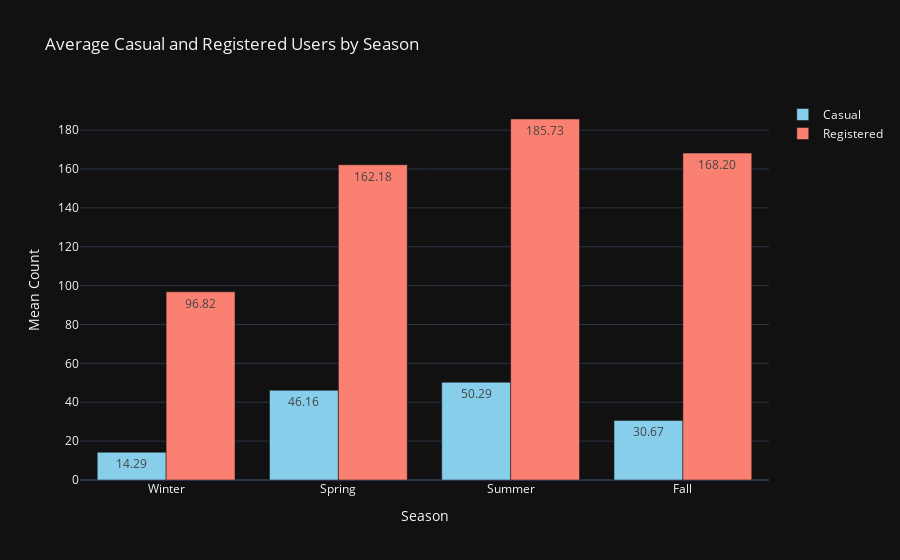
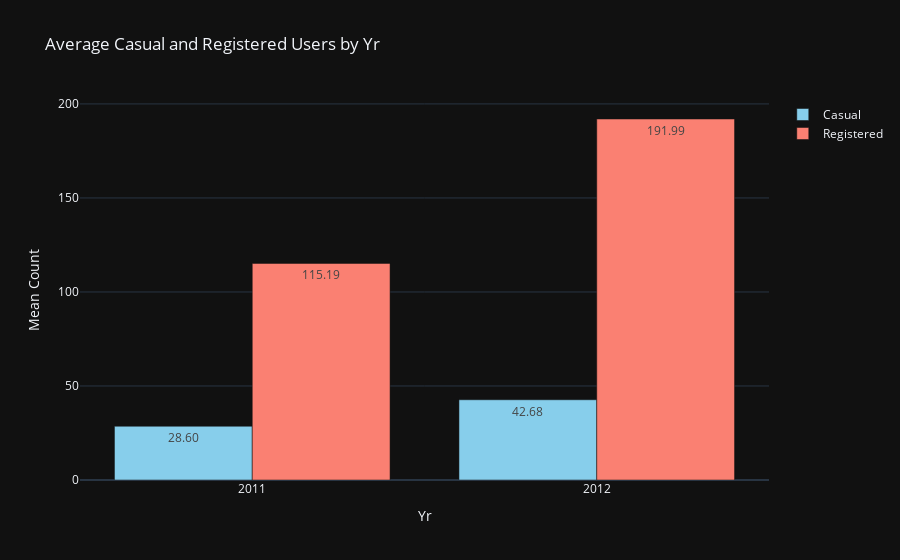
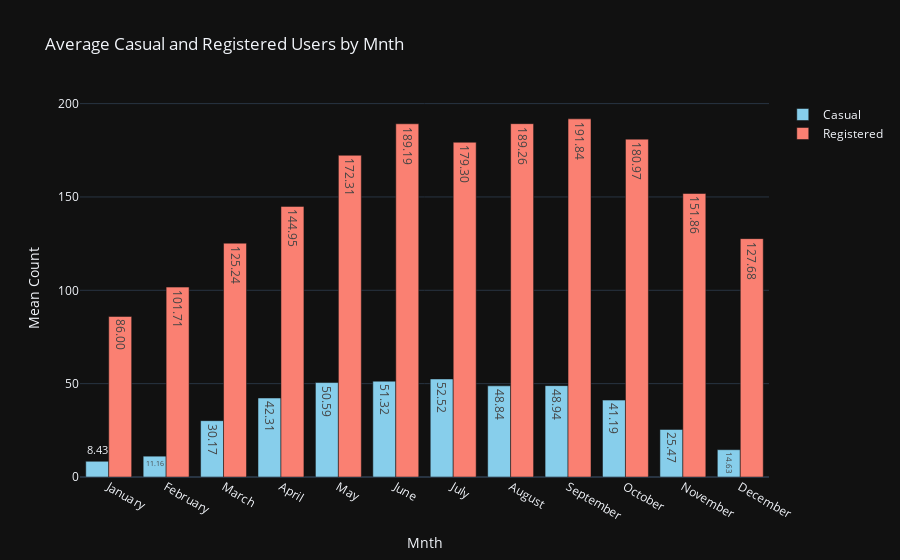
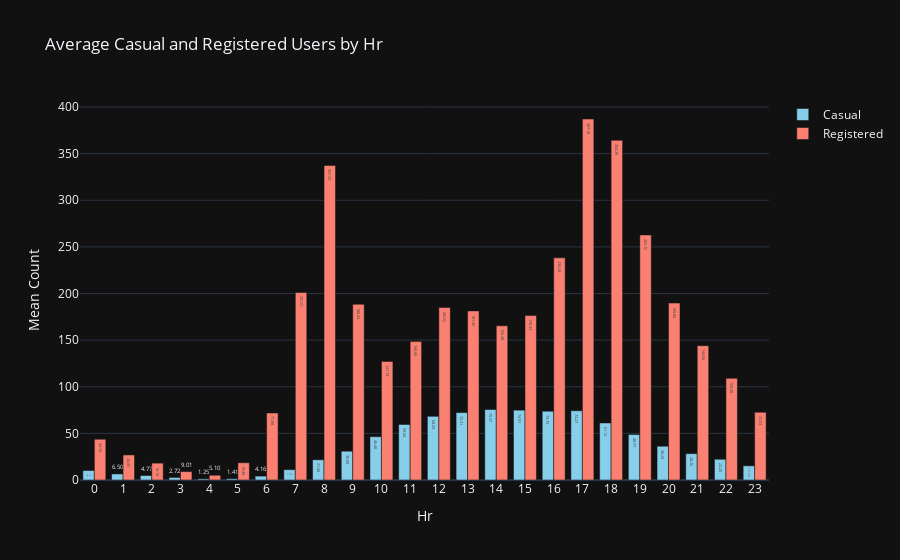

The notebook cell saved with these charts, in order:
### Markdown cell above
### Code Explanation: Season and Feature Mappings

The code snippet provided is used for creating visualizations of average casual and registered bike rentals based on various categorical features. 

1. **Label Mappings**:
    - A dictionary `label_mappings` is defined to map numerical values of categorical features to their corresponding labels. This helps in making the plots more readable by displaying meaningful labels instead of numerical codes.
    - Example mappings include:
      - `season`: Maps 1 to 'Winter', 2 to 'Spring', etc.
      - `mnth`: Maps 1 to 'January', 2 to 'February', etc.
      - `weathersit`: Maps 1 to 'Clear / Partly Cloudy', 2 to 'Clouds / Mist', etc.
      - Other mappings include `yr`, `holiday`, `workingday`, and `weekday`.

2. **Columns to Plot**:
    - A list `columns_to_plot` is defined, containing the names of the columns for which bar charts will be created. These columns represent different categorical features in the dataset.

3. **Loop to Create Bar Charts**:
    - The code loops through each column in `columns_to_plot`.
    - For each column, it calculates the mean values of `casual` and `registered` rentals grouped by the column.
    - It then creates a bar chart using Plotly, with bars representing the average number of casual and registered rentals.
    - The x-axis labels are updated using the `label_mappings` dictionary to display meaningful labels.
    - The resulting bar charts are displayed using `fig.show()`.

This code helps in visualizing how different categorical features affect the average number of casual and registered bike rentals.

### Code cell
# Season and feature mappings
label_mappings = {
    'season': {1: 'Winter', 2: 'Spring', 3: 'Summer', 4: 'Fall'},
    'mnth': {1: 'January', 2: 'February', 3: 'March', 4: 'April', 5: 'May', 6: 'June', 7: 'July', 8: 'August', 9: 'September', 10: 'October', 11: 'November', 12: 'December'},
    'weathersit': {1: 'Clear / Partly Cloudy', 2: 'Clouds / Mist', 3: 'Light rain / snow', 4: 'Heavy rain / snow / thunderstorm'},
    'yr': {0: '2011', 1: '2012'},
    'holiday': {0: 'Non-holidays', 1: 'Holidays'},
    'workingday': {0: 'Non-workdays', 1: 'Workdays'},
    'weekday': {0: 'Weekends', 1: 'Weekdays'}
}

# Columns to plot
columns_to_plot = ['season', 'yr', 'mnth', 'hr', 'holiday', 'weekday', 'workingday', 'weathersit']

# Loop through columns to create bar charts
for col in columns_to_plot:
    group_means = data.groupby(col)[['casual', 'registered']].mean().reset_index()

    # Format numbers for labels
    casual_text = [f"{val:.2f}" for val in group_means['casual']]
    registered_text = [f"{val:.2f}" for val in group_means['registered']]

    fig = go.Figure()

    # Add bars for casual and registered users
    fig.add_trace(go.Bar(x=group_means[col], y=group_means['casual'], name='Casual', marker_color='skyblue', text=casual_text, textposition='auto'))
    fig.add_trace(go.Bar(x=group_means[col], y=group_means['registered'], name='Registered', marker_color='salmon', text=registered_text, textposition='auto'))

    # Layout and axis labels
    fig.update_layout(title=f"Average Casual and Registered Users by {col.capitalize()}", xaxis_title=col.capitalize(), yaxis_title="Mean Count", template='plotly_dark', showlegend=True)

    # Update x-axis labels
    if col in label_mappings:
        labels = label_mappings[col]
        fig.update_xaxes(tickvals=list(labels.keys()), ticktext=list(labels.values()))
    elif col == 'hr':
        fig.update_xaxes(tickmode='linear', tickvals=list(range(0, 24)))

    fig.show()

### Figure 1 — Plotly figure (JSON) as saved in the notebook; plotly's stock layout.template omitted (floating-point values rounded to 4 significant figures)
{"data": [{"marker": {"color": "skyblue"}, "name": "Casual", "text": ["14.29", "46.16", "50.29", "30.67"], "textposition": "auto", "type": "bar", "x": [1, 2, 3, 4], "y": [14.29, 46.16, 50.29, 30.67]}, {"marker": {"color": "salmon"}, "name": "Registered", "text": ["96.82", "162.18", "185.73", "168.20"], "textposition": "auto", "type": "bar", "x": [1, 2, 3, 4], "y": [96.82, 162.2, 185.7, 168.2]}], "layout": {"showlegend": true, "title": {"text": "Average Casual and Registered Users by Season"}, "xaxis": {"ticktext": ["Winter", "Spring", "Summer", "Fall"], "tickvals": [1, 2, 3, 4], "title": {"text": "Season"}}, "yaxis": {"title": {"text": "Mean Count"}}}}

### Figure 2 — Plotly figure (JSON) as saved in the notebook; plotly's stock layout.template omitted (floating-point values rounded to 4 significant figures)
{"data": [{"marker": {"color": "skyblue"}, "name": "Casual", "text": ["28.60", "42.68"], "textposition": "auto", "type": "bar", "x": [0, 1], "y": [28.6, 42.68]}, {"marker": {"color": "salmon"}, "name": "Registered", "text": ["115.19", "191.99"], "textposition": "auto", "type": "bar", "x": [0, 1], "y": [115.2, 192.0]}], "layout": {"showlegend": true, "title": {"text": "Average Casual and Registered Users by Yr"}, "xaxis": {"ticktext": ["2011", "2012"], "tickvals": [0, 1], "title": {"text": "Yr"}}, "yaxis": {"title": {"text": "Mean Count"}}}}

### Figure 3 — Plotly figure (JSON) as saved in the notebook; plotly's stock layout.template omitted (floating-point values rounded to 4 significant figures)
{"data": [{"marker": {"color": "skyblue"}, "name": "Casual", "text": ["8.43", "11.16", "30.17", "42.31", "50.59", "51.32", "52.52", "48.84", "48.94", "41.19", "25.47", "14.63"], "textposition": "auto", "type": "bar", "x": [1, 2, 3, 4, 5, 6, 7, 8, 9, 10, 11, 12], "y": [8.427, 11.16, 30.17, 42.31, 50.59, 51.32, 52.52, 48.84, 48.94, 41.19, 25.47, 14.63]}, {"marker": {"color": "salmon"}, "name": "Registered", "text": ["86.00", "101.71", "125.24", "144.95", "172.31", "189.19", "179.30", "189.26", "191.84", "180.97", "151.86", "127.68"], "textposition": "auto", "type": "bar", "x": [1, 2, 3, 4, 5, 6, 7, 8, 9, 10, 11, 12], "y": [86.0, 101.7, 125.2, 144.9, 172.3, 189.2, 179.3, 189.3, 191.8, 181.0, 151.9, 127.7]}], "layout": {"showlegend": true, "title": {"text": "Average Casual and Registered Users by Mnth"}, "xaxis": {"ticktext": ["January", "February", "March", "April", "May", "June", "July", "August", "September", "October", "November", "December"], "tickvals": [1, 2, 3, 4, 5, 6, 7, 8, 9, 10, 11, 12], "title": {"text": "Mnth"}}, "yaxis": {"title": {"text": "Mean Count"}}}}

### Figure 4 — Plotly figure (JSON) as saved in the notebook; plotly's stock layout.template omitted (floating-point values rounded to 4 significant figures)
{"data": [{"marker": {"color": "skyblue"}, "name": "Casual", "text": ["10.16", "6.50", "4.77", "2.72", "1.25", "1.41", "4.16", "11.06", "21.68", "30.89", "46.48", "59.54", "68.29", "72.31", "75.57", "74.91", "73.75", "74.27", "61.12", "48.77", "36.23", "28.26", "22.25", "15.20"], "textposition": "auto", "type": "bar", "x": [0, 1, 2, 3, 4, 5, 6, 7, 8, 9, 10, 11, 12, 13, 14, 15, 16, 17, 18, 19, 20, 21, 22, 23], "y": [10.16, 6.504, 4.772, 2.716, 1.254, 1.411, 4.161, 11.06, 21.68, 30.89, 46.48, 59.54, 68.29, 72.31, 75.57, 74.91, 73.75, 74.27, 61.12, 48.77, 36.23, 28.26, 22.25, 15.2]}, {"marker": {"color": "salmon"}, "name": "Registered", "text": ["43.74", "26.87", "18.10", "9.01", "5.10", "18.48", "71.88", "201.01", "337.33", "188.42", "127.19", "148.60", "185.02", "181.35", "165.38", "176.33", "238.24", "387.18", "364.39", "262.75", "189.80", "144.06", "109.08", "72.63"], "textposition": "auto", "type": "bar", "x": [0, 1, 2, 3, 4, 5, 6, 7, 8, 9, 10, 11, 12, 13, 14, 15, 16, 17, 18, 19, 20, 21, 22, 23], "y": [43.74, 26.87, 18.1, 9.011, 5.099, 18.48, 71.88, 201.0, 337.3, 188.4, 127.2, 148.6, 185.0, 181.4, 165.4, 176.3, 238.2, 387.2, 364.4, 262.8, 189.8, 144.1, 109.1, 72.63]}], "layout": {"showlegend": true, "title": {"text": "Average Casual and Registered Users by Hr"}, "xaxis": {"tickmode": "linear", "tickvals": [0, 1, 2, 3, 4, 5, 6, 7, 8, 9, 10, 11, 12, 13, 14, 15, 16, 17, 18, 19, 20, 21, 22, 23], "title": {"text": "Hr"}}, "yaxis": {"title": {"text": "Mean Count"}}}}
